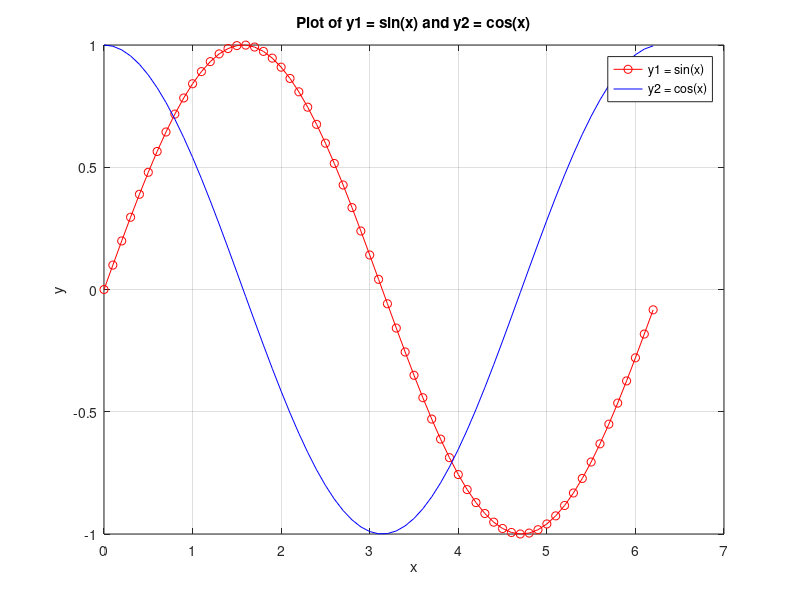

The MATLAB source for this figure:
% Define x range from 0 to 2*pi
x = 0 : 0.1 : 2*pi;

% Define y1 = sin(x) and y2 = cos(x)
y1 = sin(x);
y2 = cos(x);

% Plot y1 = sin(x) with markers and dashed line
plot(x, y1, 'r-o');
hold on;

% Plot y2 = cos(x) with solid blue line
plot(x, y2, 'b-');

% Add labels and title
xlabel('x');
ylabel('y');
title('Plot of y1 = sin(x) and y2 = cos(x)');

% Add legend
legend('y1 = sin(x)', 'y2 = cos(x)');

% Add grid
grid on;

% Hold off to stop adding to current plot
hold off;
